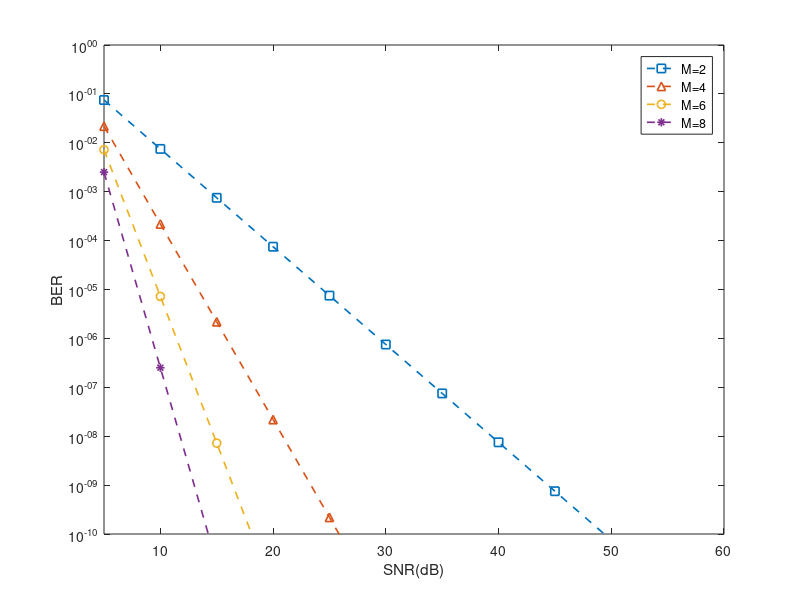

The MATLAB script that drew this image:
clc;
    o=0;
for m=2:2:8

    o=o+1;
    mrk={'s--','^--','o--','*--'}
    disp(m)
    berr=[];
    sn=0;
    for sn=5:5:60
        snr=10.^(sn/10);
    BER=nchoosek((2*m-1),m)*(0.5/snr).^m;
    berr=[berr,BER];
    end
%     disp(berr)
    sn=5:5:60;
    hold on
    set(gca, 'YScale', 'log')
    plot(sn,berr,mrk{o},'LineWidth',1.2);
    ylabel('BER')
    xlabel('SNR(dB)')
    axis([5 inf 10.^(-10) 1])
    legend('M=2','M=4','M=6','M=8','Location','northeast')
    box on
    
end
% MT=1:M;
% plot(MT,berr);